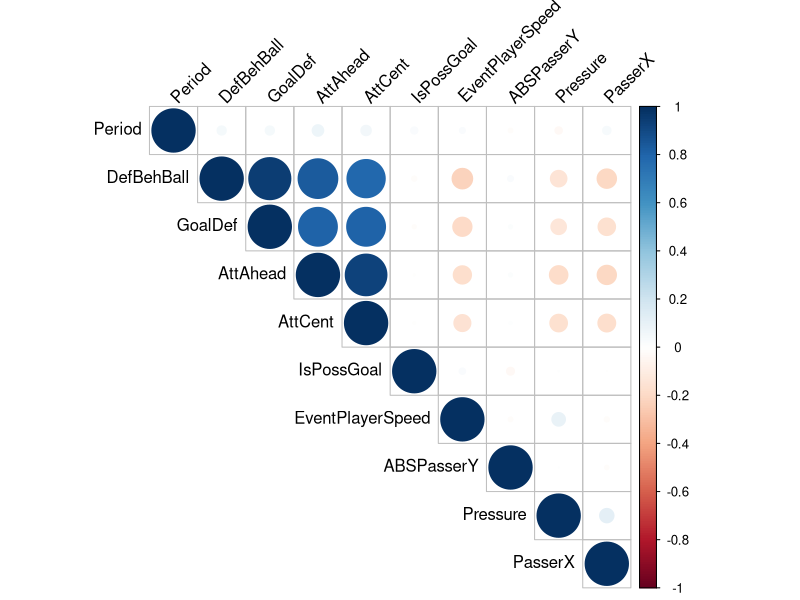

The R source for this figure:
## ---- chunk 1
knitr::opts_chunk$set(echo = TRUE)
## ---- chunk 2
set.seed(14)
#rm(list = ls())
if(!require(readr)) install.packages("readr")
library(readr)
if(!require(tidyverse)) install.packages("tidyverse")
library(tidyverse)
if(!require(ggplot2)) install.packages("ggplot2")
library(ggplot2)
#if(!require(fitdistrplus)) install.packages("fitdistrplus")
#library(fitdistrplus)
#if(!require(EnvStats)) install.packages("EnvStats")
#library(EnvStats)
if(!require(caret)) install.packages("caret")
library(caret)
#if(!require(AER)) install.packages("AER")
#library(AER)
#if(!require(iccCounts)) install.packages("iccCounts")
#library(iccCounts)
if(!require(lme4)) install.packages("lme4")
library(lme4)
if(!require(knitr)) install.packages("knitr")
library(knitr)
if(!require(kableExtra)) install.packages("kableExtra")
library(kableExtra)
if(!require(broom)) install.packages("broom")
library(broom)
if(!require(corrplot)) install.packages("corrplot")
library(corrplot)
#if(!require(ROSE)) install.packages("ROSE")
#library(ROSE)
#if(!require(sjPlot)) install.packages("sjPlot")
#library(sjPlot)
#if(!require(ICCbin)) install.packages("ICCbin")
#library(ICCbin)
#if(!require(stargazer)) install.packages("stargazer")
#library(stargazer)


## ---- chunk 3
Events <- read_csv("Events.csv")
PlayerLocations <- read_csv("PlayerLocations.csv")

## ---- chunk 4

#Use passer location instead of ball location due to potential lags
PlayerLocations$PasserX <- PlayerLocations$IsePlayer *PlayerLocations$PlayerX

PlayerLocations <- PlayerLocations %>%
          group_by(GameEventID) %>% 
          mutate(
            PasserX = PasserX[which.max(abs(PasserX))]
          )


PlayerLocations$PasserY <- PlayerLocations$IsePlayer *PlayerLocations$PlayerY

PlayerLocations <- PlayerLocations %>%
          group_by(GameEventID) %>% 
          mutate(
            PasserY = PasserY[which.max(abs(PasserY))]
          )

#Number of defensive players behind the ball
PlayerLocations$DefBehBall <- ifelse(PlayerLocations$IsTM == 0 
                      & PlayerLocations$PlayerX > PlayerLocations$PasserX,1,0)

#Number of attacking players ahead of the ball
PlayerLocations$AttAhead <- ifelse(PlayerLocations$IsTM == 1 
                      & PlayerLocations$PlayerX > PlayerLocations$PasserX,1,0)
## ---- chunk 5

#Defensive Players in a Central position
PlayerLocations$Cent <- ifelse(PlayerLocations$PlayerY + 40 < 80/3, 0, 
                                  ifelse(PlayerLocations$PasserY + 40 > 80-80/3, 0,1))

#Between Ball and Goal
PlayerLocations$GoalDef <- PlayerLocations$Cent*PlayerLocations$DefBehBall

#Attacking players in a central position ahead of the ball
PlayerLocations$AttCent <- PlayerLocations$Cent*PlayerLocations$AttAhead

#Remove Unneeded
PlayerLocations$Cent <- NULL

## ---- chunk 6

#Cartesian distance formula
Distance <- function(x1,y1,x2,y2){
  sqrt((x2-x1)^2 + (y2-y1)^2)
}

#Distance of every player from the passer
PlayerLocations$Dist <- Distance(PlayerLocations$PlayerX,PlayerLocations$PlayerY
                                 ,PlayerLocations$PasserX,PlayerLocations$PasserY)

#Binay under pressure or not
PlayerLocations$Pressure <- as.numeric(PlayerLocations$IsTM == 0)*
                                  ifelse(PlayerLocations$Dist < 2,1,0)
## ---- chunk 7


Data <- PlayerLocations %>%
  group_by(GameEventID) %>%
  mutate(DefBehBall = cumsum(DefBehBall),AttAhead = cumsum(AttAhead),GoalDef = 
           cumsum(GoalDef),AttCent = cumsum(AttCent),Pressure = cumsum(Pressure))

Data <- Data %>%
  group_by(GameEventID) %>%
  slice_tail()

#Remove duplicate variables
Data <- Data %>%
  dplyr::select(!c(BallX,BallY))

## ---- chunk 8

Data <- merge(Data,Events,by = "GameEventID")

#Binary factor for pressure
table(Data$Pressure)

Data$PressureFAC <- ifelse(Data$Pressure > 0,1,0)
Data$PressureFAC <- factor(Data$PressureFAC)

Data$ABSPasserY <- abs(Data$PasserY)

## ---- chunk 9

CorDat <- Data[,c(24,10,11,12,13,15,17,23,8,27)]
res <- cor(CorDat)

corrplot(res, type = "upper", order = "hclust", 
         tl.col = "black", tl.srt = 45)

rm(CorDat) #Not needed
## ---- chunk 10

#BallY is an absolute distance from center
#

f1 <- glm(IsPossGoal~GoalDef+AttCent+PressureFAC+Period+EventPlayerSpeed+
            PasserX+ABSPasserY, family = binomial, data = Data)
#summary(f1) #Not Good...
f1%>%
  tidy() %>%
  kable(digits = 4)
## ---- chunk 11
f2 <- glm(IsPossGoal~(GoalDef+AttCent+PressureFAC+Period+EventPlayerSpeed+
                        PasserX+ABSPasserY)^2, family = binomial, data = Data)
f2%>%
  tidy() %>%
  kable(digits = 4)
#summary(f2) #Better
## ---- chunk 12

#Significant Terms from f2
f3 <- glm(IsPossGoal~(GoalDef+AttCent+PasserX+GoalDef:PasserX+AttCent:PasserX), 
          family = binomial, data = Data)
#summary(f3) #This is the model!

f3%>%
  tidy() %>%
  kable(digits = 4)
## ---- chunk 13
#Let's try AIC with interactions and see how they compare

#Best models based on AIC

#null model
f0 = glm(formula = IsPossGoal ~ 1, family = binomial, data = Data)
#summary(f0)


#this adds and takes away lower is min scope and upper is max scope (included variables)
#AIC
f_step_aic <- step(f0, scope = list(upper = ~DefBehBall+AttAhead+GoalDef+
                                      AttCent+Pressure+Period+EventPlayerSpeed+
GoalDef:AttCent  + 
GoalDef:PressureFAC   +        
GoalDef:Period    +               
GoalDef:EventPlayerSpeed   +   
GoalDef:PasserX   +             
GoalDef:ABSPasserY  +          
AttCent:PressureFAC   +           
AttCent:Period     +             
AttCent:EventPlayerSpeed +         
AttCent:PasserX +              
AttCent:ABSPasserY  +             
PressureFAC:Period +             
PressureFAC:EventPlayerSpeed   + 
PressureFAC:PasserX  +          
PressureFAC:ABSPasserY +          
Period:EventPlayerSpeed   +       
Period:PasserX +                 
Period:ABSPasserY +              
EventPlayerSpeed:PasserX  +      
EventPlayerSpeed:ABSPasserY +   
PasserX:ABSPasserY,lower = ~1),
                   trace = FALSE, #print all the steps
                   direction = "both")
#summary(f_step_aic) #This is not very insightful




## ---- chunk 14

#Significant Terms from f2

Data$EventPlayerIDFAC <- factor(Data$EventPlayerID)


RS1 <- glmer(IsPossGoal~GoalDef+AttCent+PasserX+GoalDef:PasserX+AttCent:PasserX + 
               (1| EventPlayerIDFAC),
                family = binomial,data=Data, nAGQ=0)
#summary(RS1) 

#plot_model(RS1,type = "re",show.values = F)
RandomSlopes <- coef(RS1)$EventPlayerIDFAC

RandomSlopes %>% slice_max(`(Intercept)`)

## ---- chunk 15

set.seed(1234)
Data$IsPossGoal <- factor(Data$IsPossGoal)
index<-createDataPartition(Data$GameEventID,p=0.8,list=FALSE) #80% for training
train<-Data[index,]
test<-Data[-index,]


trainup<-upSample(x=train,
                  y=train$IsPossGoal)


table(trainup$IsPossGoal)

f4 <- glm(IsPossGoal~(GoalDef+AttCent+PressureFAC+Period+EventPlayerSpeed+
                        PasserX+ABSPasserY)^2, family = binomial, data = trainup)
#summary(f4) #Many more significant 


## ---- chunk 16

set.seed(1234)

#Old on training
#Significant Terms from f2
f5 <- glm(IsPossGoal~(GoalDef+AttCent+PasserX+GoalDef:PasserX+AttCent:PasserX), 
          family = binomial, data = trainup)
#summary(f5)


#New On Upsampled
f6 <- glm(IsPossGoal~GoalDef+AttCent+PressureFAC+PasserX+ABSPasserY+
            GoalDef:PasserX+AttCent:PressureFAC+AttCent:EventPlayerSpeed+
            AttCent:PasserX+PressureFAC:Period+PressureFAC:ABSPasserY+
            Period:EventPlayerSpeed+Period:PasserX+Period:ABSPasserY+
            PasserX:ABSPasserY,family = binomial, data = trainup)
#summary(f6)
            
            


predOLD <- predict(f5,test, type="response")
predOLD <- as.integer(predOLD>0.5)
confusionMatrix(as.factor(predOLD),test$IsPossGoal)


predNEW <- predict(f6,test, type="response")
predNEW <- as.integer(predNEW>0.5)
confusionMatrix(as.factor(predNEW),test$IsPossGoal)


## ---- chunk 17

f6 %>%
  tidy() %>%
  kable(digits = 4)
